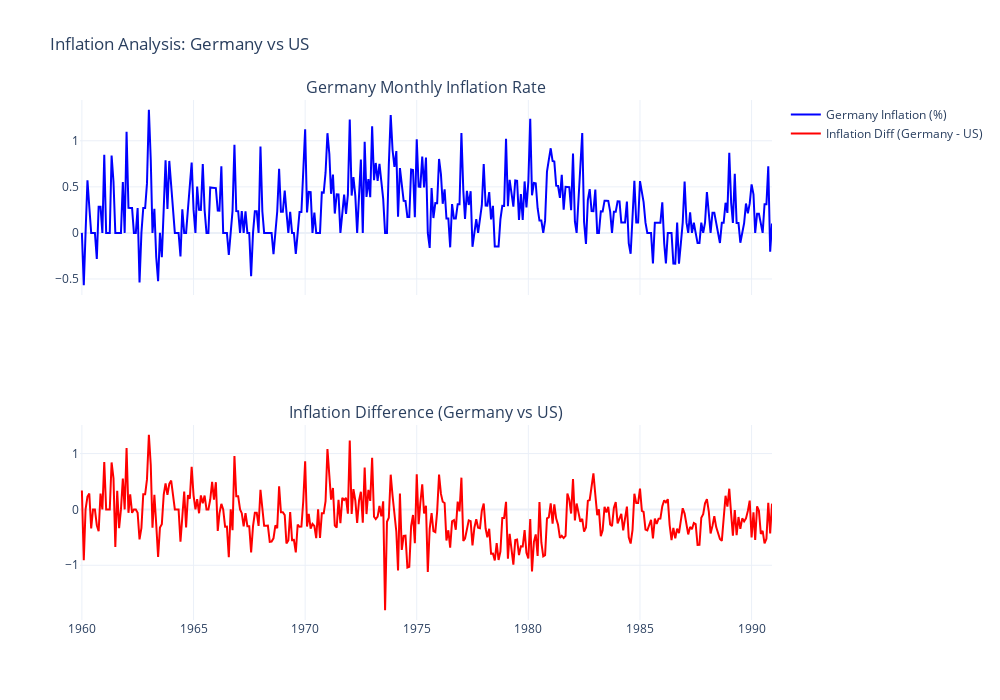
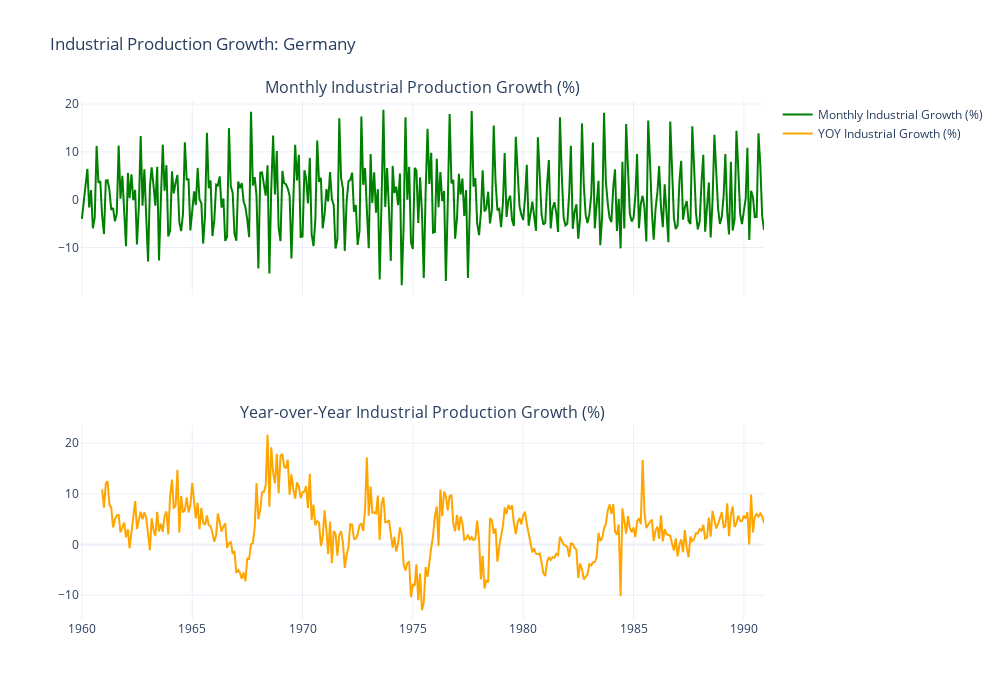

Source (notebook cell) for these figures, in order:
### Markdown cell above
### **5.2.2 Inflation and Industrial Production Graphs**

### Code cell
# Filter data for the US
us_df = df[df['Country'] == 'United States'].sort_values(by='Month-Year')

# Merge US inflation data with Germany data to calculate inflation difference
germany_df = germany_df.merge(us_df[['Month-Year', 'Monthly_Inflation_Rate (%)']], 
                              on='Month-Year', suffixes=('', '_US'))
germany_df['Inflation_Difference'] = (germany_df['Monthly_Inflation_Rate (%)'] - 
                                      germany_df['Monthly_Inflation_Rate (%)_US'])

# Create subplot figure for inflation graphs
fig_inflation = make_subplots(rows=2, cols=1, shared_xaxes=True, subplot_titles=[
    "Germany Monthly Inflation Rate",
    "Inflation Difference (Germany vs US)"
])

# Add inflation traces
fig_inflation.add_trace(go.Scatter(x=germany_df['Month-Year'], 
                                   y=germany_df['Monthly_Inflation_Rate (%)'],
                                   mode='lines', name='Germany Inflation (%)', line=dict(color='blue')),
                        row=1, col=1)

fig_inflation.add_trace(go.Scatter(x=germany_df['Month-Year'], 
                                   y=germany_df['Inflation_Difference'],
                                   mode='lines', name='Inflation Diff (Germany - US)', line=dict(color='red')),
                        row=2, col=1)

# Update layout
fig_inflation.update_layout(
    height=700, width=1000, title_text="Inflation Analysis: Germany vs US",
    showlegend=True, template="plotly_white",
    plot_bgcolor='white'
)

# Show inflation figure
fig_inflation.show()

# Create subplot figure for industrial production graphs
fig_industrial = make_subplots(rows=2, cols=1, shared_xaxes=True, subplot_titles=[
    "Monthly Industrial Production Growth (%)",
    "Year-over-Year Industrial Production Growth (%)"
])

# Add industrial production traces
fig_industrial.add_trace(go.Scatter(x=germany_df['Month-Year'], 
                                    y=germany_df['Monthly_Industrial_Growth (%)'],
                                    mode='lines', name='Monthly Industrial Growth (%)', line=dict(color='green')),
                         row=1, col=1)

fig_industrial.add_trace(go.Scatter(x=germany_df['Month-Year'], 
                                    y=germany_df['YOY_Monthly_Industrial_Growth (%)'],
                                    mode='lines', name='YOY Industrial Growth (%)', line=dict(color='orange')),
                         row=2, col=1)

# Update layout
fig_industrial.update_layout(
    height=700, width=1000, title_text="Industrial Production Growth: Germany",
    showlegend=True, template="plotly_white",
    plot_bgcolor='white'
)

# Show industrial production figure
fig_industrial.show()

### Figure 1 — Plotly figure (JSON) as saved in the notebook; plotly's stock layout.template omitted (floating-point values rounded to 4 significant figures; data arrays with more than 128 entries replaced by an {"elided": "..."} marker saying what was removed)
{"data": [{"line": {"color": "blue"}, "mode": "lines", "name": "Germany Inflation (%)", "type": "scatter", "x": {"elided": "373 str values"}, "xaxis": "x", "y": {"elided": "373 float values"}, "yaxis": "y"}, {"line": {"color": "red"}, "mode": "lines", "name": "Inflation Diff (Germany - US)", "type": "scatter", "x": {"elided": "373 str values"}, "xaxis": "x2", "y": {"elided": "373 float values"}, "yaxis": "y2"}], "layout": {"annotations": [{"font": {"size": 16}, "showarrow": false, "text": "Germany Monthly Inflation Rate", "x": 0.5, "xanchor": "center", "xref": "paper", "y": 1, "yanchor": "bottom", "yref": "paper"}, {"font": {"size": 16}, "showarrow": false, "text": "Inflation Difference (Germany vs US)", "x": 0.5, "xanchor": "center", "xref": "paper", "y": 0.375, "yanchor": "bottom", "yref": "paper"}], "height": 700, "plot_bgcolor": "white", "showlegend": true, "title": {"text": "Inflation Analysis: Germany vs US"}, "width": 1000, "xaxis": {"anchor": "y", "domain": [0, 1], "matches": "x2", "showticklabels": false}, "xaxis2": {"anchor": "y2", "domain": [0, 1]}, "yaxis": {"anchor": "x", "domain": [0.625, 1]}, "yaxis2": {"anchor": "x2", "domain": [0, 0.375]}}}

### Figure 2 — Plotly figure (JSON) as saved in the notebook; plotly's stock layout.template omitted (floating-point values rounded to 4 significant figures; data arrays with more than 128 entries replaced by an {"elided": "..."} marker saying what was removed)
{"data": [{"line": {"color": "green"}, "mode": "lines", "name": "Monthly Industrial Growth (%)", "type": "scatter", "x": {"elided": "373 str values"}, "xaxis": "x", "y": {"elided": "373 float values"}, "yaxis": "y"}, {"line": {"color": "orange"}, "mode": "lines", "name": "YOY Industrial Growth (%)", "type": "scatter", "x": {"elided": "373 str values"}, "xaxis": "x2", "y": {"elided": "373 float values"}, "yaxis": "y2"}], "layout": {"annotations": [{"font": {"size": 16}, "showarrow": false, "text": "Monthly Industrial Production Growth (%)", "x": 0.5, "xanchor": "center", "xref": "paper", "y": 1, "yanchor": "bottom", "yref": "paper"}, {"font": {"size": 16}, "showarrow": false, "text": "Year-over-Year Industrial Production Growth (%)", "x": 0.5, "xanchor": "center", "xref": "paper", "y": 0.375, "yanchor": "bottom", "yref": "paper"}], "height": 700, "plot_bgcolor": "white", "showlegend": true, "title": {"text": "Industrial Production Growth: Germany"}, "width": 1000, "xaxis": {"anchor": "y", "domain": [0, 1], "matches": "x2", "showticklabels": false}, "xaxis2": {"anchor": "y2", "domain": [0, 1]}, "yaxis": {"anchor": "x", "domain": [0.625, 1]}, "yaxis2": {"anchor": "x2", "domain": [0, 0.375]}}}
